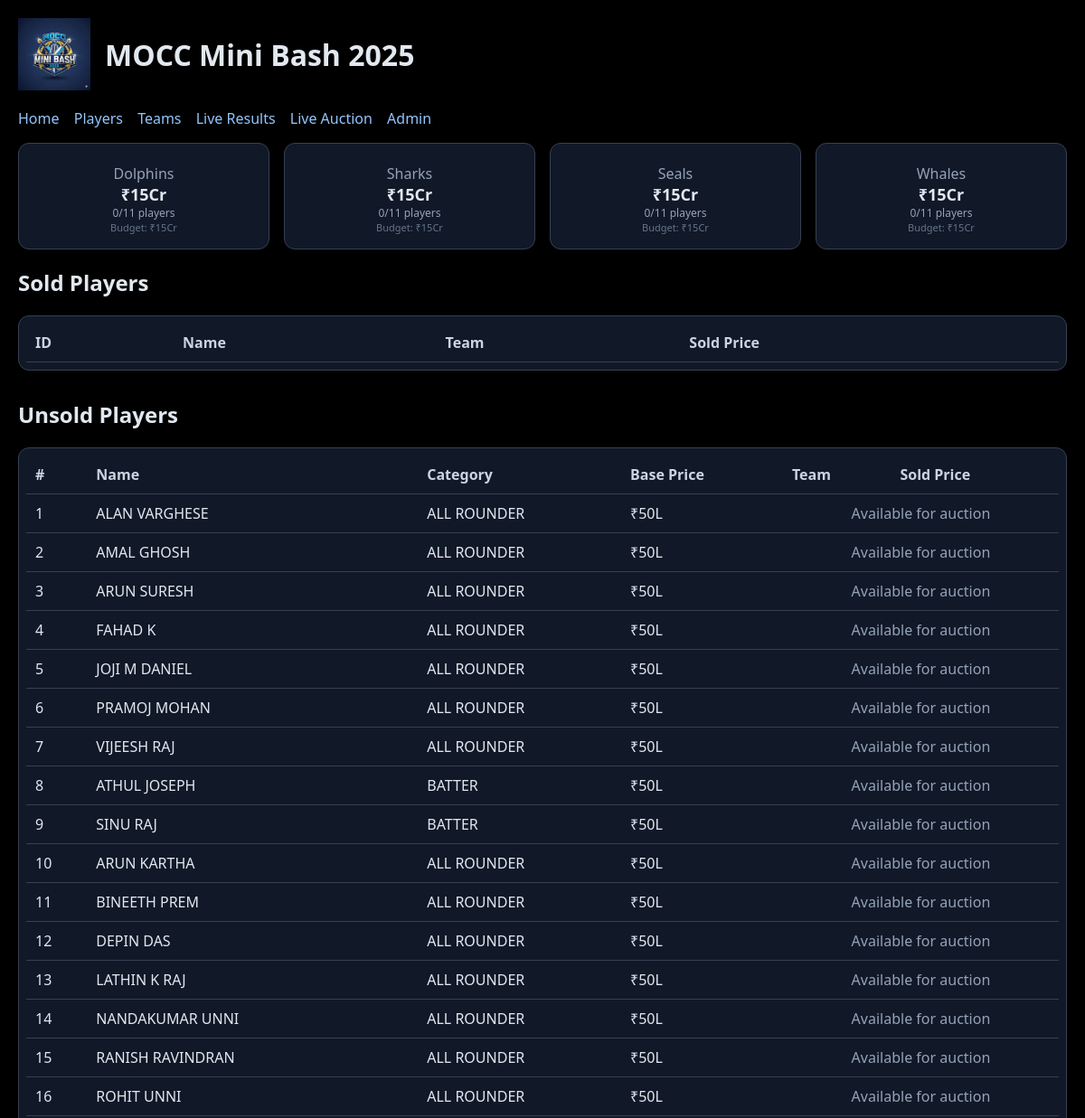
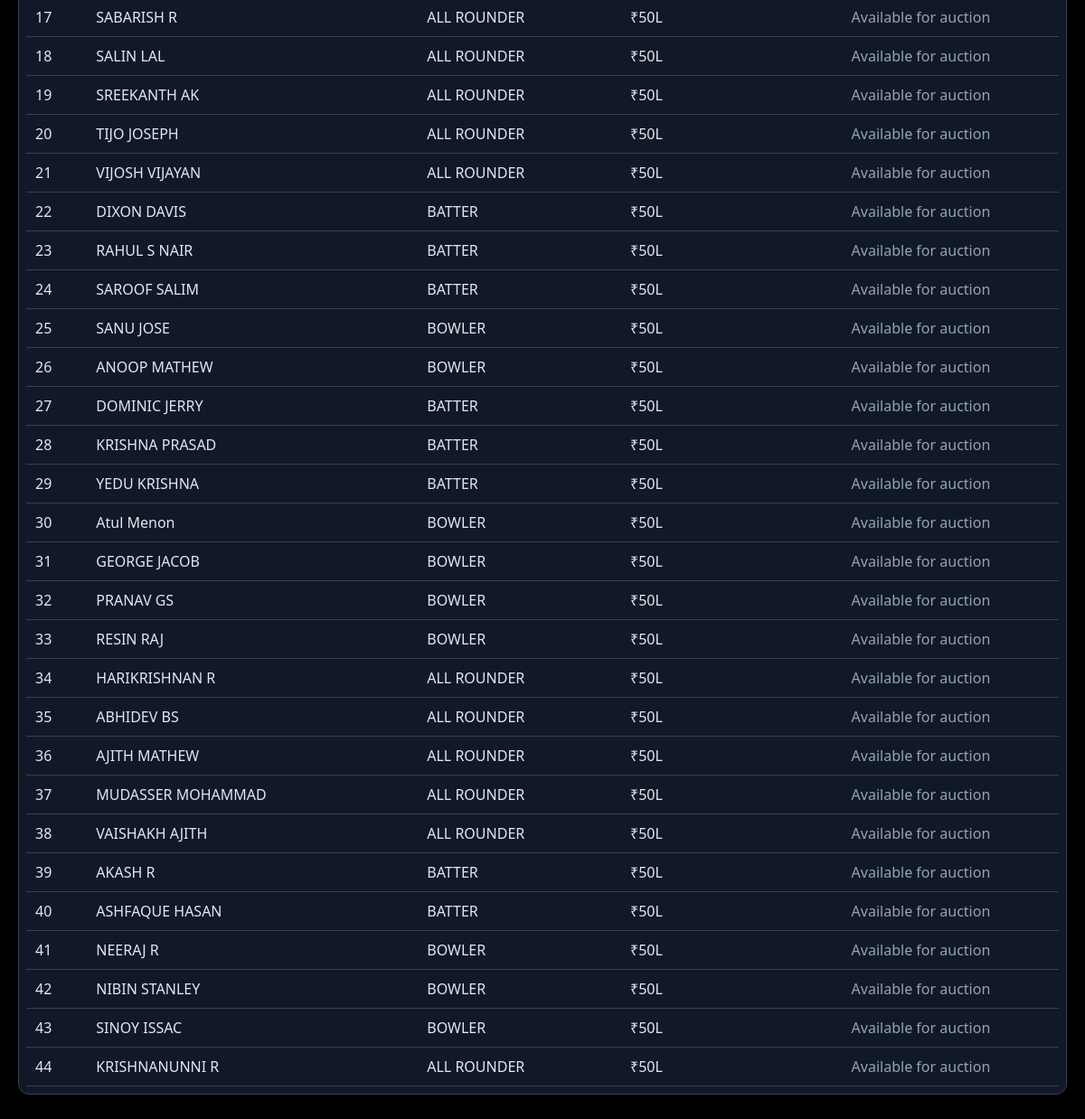
The app's page /results with its own data (2 pictures, top to bottom).
### tables this page shows
CREATE TABLE "players" (
"name" TEXT,
  "role" TEXT,
  "base_price" INTEGER,
  "age" TEXT,
  "batting_style" TEXT,
  "bowling_style" TEXT,
  "photo" TEXT,
  "player_id" INTEGER,
  "team" TEXT,
  "status" TEXT,
  "sold_price" INTEGER,
  "sold_at" TEXT
);

### app.py (the view)
@app.route("/results")
def results():
    df = load_players()
    team_spending = {}
    for team in TEAMS:
        spent = pd.to_numeric(df[df["team"] == team]["sold_price"], errors="coerce").fillna(0).sum()
        players = len(df[(df["team"] == team) & (df["status"].str.lower().isin(["sold", "captain"]))])
        min_players = 8
        team_spending[team] = {
            "spent": int(spent),
            "remaining": TEAM_BUDGET - int(spent),
            "players": players,
            "min_players": min_players
        }
    players_unsold = df[(df["status"].astype(str).str.lower() != "sold") & (df["status"].astype(str).str.lower() != "captain")].to_dict(orient="records")
    players_sold = df[df["status"].astype(str).str.lower() == "sold"].to_dict(orient="records")
    return render_template("auction.html", players_unsold=players_unsold, players_sold=players_sold, team_budgets=team_spending, total_budget=TEAM_BUDGET, is_admin=False, sold_first=True)

### app.py (called while the page is built)
def format_indian_currency(amount):
    if amount == 0:
        return "0"
    amount = int(amount)
    if amount >= 10000000:  # 1 Crore or more
        crores = amount / 10000000
        crores_rounded = round(crores + 1e-9, 2)  # tiny epsilon to avoid 1.249999
        s = f"{crores_rounded:.2f}".rstrip('0').rstrip('.')
        return f"{s}Cr"
    elif amount >= 100000:  # 1 Lakh or more
        lakhs = amount / 100000
        if lakhs == int(lakhs):
            return f"{int(lakhs)}L"
        else:
            return f"{lakhs:.1f}L"
    else:
        return f"₹{amount:,}"

@app.template_filter('dash_if_empty')
def dash_if_empty(value):
    return value if value and str(value).strip() and str(value) != 'nan' else '-'

def load_players():
    import time, traceback
    start_time = time.time()
    stack = traceback.extract_stack()
    caller = stack[-2]
    print(f"DEBUG: load_players() called from {caller.filename}:{caller.lineno} in {caller.name}()")
    conn = sqlite3.connect(DB_FILE)
    df = pd.read_sql_query("SELECT * FROM players ORDER BY player_id", conn)
    conn.close()
    df = df.fillna('')
    end_time = time.time()
    print(f"DEBUG: load_players() took {end_time - start_time:.3f} seconds, loaded {len(df)} players")
    return df

### templates/auction.html (shortened to what this page needs)
<!doctype html>
<html>
<head>
  <link rel="stylesheet" href="{{ url_for('static', filename='style.css') }}">
</head>
<body>
  <div class="container" style="max-width: 1400px !important; margin: 20px auto 40px !important; padding: 0 20px !important;">
    <div class="header">
      <img src="{{ url_for('static', filename='logo.png') }}" alt="{{ CONFIG.tournament.name }}" class="logo">
      <h1>{{ CONFIG.tournament.name }}</h1>
    </div>
    <nav style="margin-top: 20px;">
      <a href="{{ url_for('index') }}">Home</a>
      <a href="{{ url_for('players') }}">Players</a>
      <a href="{{ url_for('teams') }}">Teams</a>
      <a href="{{ url_for('results') }}">Live Results</a>
      <a href="{{ url_for('live_view') }}">Live Auction</a>
      {% if is_admin %}
        <a href="{{ url_for('player_management') }}">Manage Players</a>
        <a href="{{ url_for('tournament_settings') }}">Tournament Settings</a>
        <a href="{{ url_for('logout') }}">Logout</a>
        <form method="post" action="{{ url_for('reset_auction') }}" style="display: inline; margin-left: 12px;" onsubmit="return confirm('Reset entire auction? This will mark all players as unsold!')">
          <button type="submit" class="btn secondary" style="background: #dc2626;">Reset Auction</button>
        </form>
        <form method="post" action="{{ url_for('reset_captains') }}" style="display: inline; margin-left: 8px;" onsubmit="return confirm('Reset all captains? They will become available for auction!')">
          <button type="submit" class="btn secondary" style="background: #f59e0b;">Reset Captains</button>
        </form>
      {% else %}
        <a href="{{ url_for('admin') }}">Admin</a>
      {% endif %}
    </nav>
    <div class="grid" style="margin-bottom: 20px;">
      {% for team, budget in team_budgets.items() %}
      <div class="card">
        <div class="label">{{ team }}</div>
        <div class="metric" style="font-size: 18px;">₹{{ format_currency(budget.remaining) }}</div>
        <div style="font-size: 12px; color: #94a3b8;">{{ budget.players }}/{{ CONFIG.teams.max_players }} players</div>
        <div style="font-size: 11px; color: #64748b;">Budget: ₹{{ format_currency(total_budget) }}</div>
      </div>
      {% endfor %}
    </div>
    {% if sold_first %}
    <h2>Sold Players</h2>
    <div class="table-wrap">
      <table>
        <thead>
          <tr>
            <th>ID</th>
            <th>Name</th>
            <th>Team</th>
            <th>Sold Price</th>
          </tr>
        </thead>
      </table>
    </div>
    <h2 style="margin-top: 32px;">Unsold Players</h2>
    {% endif %}
    <div class="table-wrap">
      <table>
        <thead>
          <tr>
            <th>#</th>
            <th>Name</th>
            <th>Category</th>
            <th>Base Price</th>
            <th>Team</th>
            <th>Sold Price</th>
          </tr>
        </thead>
        <tbody>
        {% for p in players_unsold %}
          <tr data-category="{{ p.role or '' }}">
              <td>{{ loop.index }}</td>
              <td>{{ p.name|dash_if_empty }}</td>
              <td>{{ p.role|dash_if_empty }}</td>
              <td>₹{{ format_currency(p.base_price) if p.base_price not in ('', None) else '-' }}</td>
              {% if is_admin %}
              <td>
                <form method="post" style="display: inline;">
                  <input type="hidden" name="player_id" value="{{ p.player_id }}">
                  <select id="team_{{ p.player_id }}" name="team" required style="background: #0b1220; border: 1px solid #334155; color: #e2e8f0; padding: 8px; border-radius: 8px; width: 160px;">
                    <option value="">Select Team</option>
                    {% for team in teams %}
                    <option value="{{ team }}">{{ team }}</option>
                    {% endfor %}
                  </select>
                </form>
              </td>
              <td>
                <form method="post" style="display: inline;">
                  <input type="hidden" name="player_id" value="{{ p.player_id }}">
                  <select id="price_{{ p.player_id }}" name="sold_price" required style="background: #0b1220; border: 1px solid #334155; color: #e2e8f0; padding: 8px; border-radius: 8px; width: 160px;" onchange="updatePriceOptions({{ p.player_id }})">
                    <option value="">Select Price</option>
                    {% for price in get_auction_price_options(p.base_price) %}
                    <option value="{{ price }}">₹{{ format_currency(price) }}</option>
                    {% endfor %}
                  </select>
                </form>
              </td>
              <td>
                <button class="btn" onclick="sellPlayer({{ p.player_id }})">Mark Sold</button>
                <br>
                <form method="post" action="{{ url_for('set_captain') }}" style="display: inline; margin-top: 8px;">
                  <input type="hidden" name="player_id" value="{{ p.player_id }}">
                  <select name="team" required style="background: #0b1220; border: 1px solid #334155; color: #e2e8f0; padding: 4px; border-radius: 4px; font-size: 12px;">
                    <option value="">Set as Captain</option>
                    {% for team in teams %}
                    <option value="{{ team }}">{{ team }} Captain</option>
                    {% endfor %}
                  </select>
                  <button type="submit" class="btn" style="background: #f59e0b; font-size: 12px; padding: 4px 8px; margin-left: 4px;">Set</button>
                </form>
              </td>
              {% else %}
              <td colspan="3" style="text-align: center; color: #94a3b8;">Available for auction</td>
              {% endif %}
          </tr>
        {% endfor %}
        </tbody>
      </table>
    </div>
  </div>
</body>
</html>

### static/style.css (style rules this page uses)
* { box-sizing: border-box; }
body { font-family: system-ui, -apple-system, Segoe UI, Roboto, Arial, sans-serif; margin: 0; background: #000000; color: #e2e8f0; }
a { color: #93c5fd; text-decoration: none; margin-right: 12px; }
.container { max-width: 1100px; margin: 24px auto; padding: 0 16px; }
.header { display: flex; align-items: center; gap: 16px; margin-bottom: 16px; }
.logo { height: 80px; width: auto; }
h1 { margin: 0; }
nav { margin-bottom: 16px; }
.grid { display: grid; grid-template-columns: repeat(auto-fit, minmax(180px, 1fr)); gap: 16px; }
.card { background: #111827; border: 1px solid #374151; border-radius: 12px; padding: 16px; text-align: center; }
.metric { font-size: 28px; font-weight: 700; }
.label { color: #94a3b8; margin-top: 6px; }
.table-wrap { overflow-x: auto; background: #111827; border: 1px solid #374151; border-radius: 12px; padding: 8px; }
table { width: 100%; border-collapse: collapse; }
th, td { padding: 10px; border-bottom: 1px solid #374151; }
th { text-align: left; color: #cbd5e1; }

### records on screen
players: name|dash_if_empty "ALAN VARGHESE", role|dash_if_empty "ALL ROUNDER", base_price "50L"
players: name|dash_if_empty "AMAL GHOSH", role|dash_if_empty "ALL ROUNDER", base_price "50L"
players: name|dash_if_empty "ARUN SURESH", role|dash_if_empty "ALL ROUNDER", base_price "50L"
players: name|dash_if_empty "FAHAD K", role|dash_if_empty "ALL ROUNDER", base_price "50L"
players: name|dash_if_empty "JOJI M DANIEL", role|dash_if_empty "ALL ROUNDER", base_price "50L"
players: name|dash_if_empty "PRAMOJ MOHAN", role|dash_if_empty "ALL ROUNDER", base_price "50L"
players: name|dash_if_empty "VIJEESH RAJ", role|dash_if_empty "ALL ROUNDER", base_price "50L"
players: name|dash_if_empty "ATHUL JOSEPH", role|dash_if_empty "BATTER", base_price "50L"
players: name|dash_if_empty "SINU RAJ", role|dash_if_empty "BATTER", base_price "50L"
players: name|dash_if_empty "ARUN KARTHA", role|dash_if_empty "ALL ROUNDER", base_price "50L"
players: name|dash_if_empty "BINEETH PREM", role|dash_if_empty "ALL ROUNDER", base_price "50L"
players: name|dash_if_empty "DEPIN DAS", role|dash_if_empty "ALL ROUNDER", base_price "50L"
players: name|dash_if_empty "LATHIN K RAJ", role|dash_if_empty "ALL ROUNDER", base_price "50L"
players: name|dash_if_empty "NANDAKUMAR UNNI", role|dash_if_empty "ALL ROUNDER", base_price "50L"
players: name|dash_if_empty "RANISH RAVINDRAN", role|dash_if_empty "ALL ROUNDER", base_price "50L"
players: name|dash_if_empty "ROHIT UNNI", role|dash_if_empty "ALL ROUNDER", base_price "50L"
players: name|dash_if_empty "SABARISH R", role|dash_if_empty "ALL ROUNDER", base_price "50L"
players: name|dash_if_empty "SALIN LAL", role|dash_if_empty "ALL ROUNDER", base_price "50L"
players: name|dash_if_empty "SREEKANTH AK", role|dash_if_empty "ALL ROUNDER", base_price "50L"
players: name|dash_if_empty "TIJO JOSEPH", role|dash_if_empty "ALL ROUNDER", base_price "50L"
players: name|dash_if_empty "VIJOSH VIJAYAN", role|dash_if_empty "ALL ROUNDER", base_price "50L"
players: name|dash_if_empty "DIXON DAVIS", role|dash_if_empty "BATTER", base_price "50L"
players: name|dash_if_empty "RAHUL S NAIR", role|dash_if_empty "BATTER", base_price "50L"
players: name|dash_if_empty "SAROOF SALIM", role|dash_if_empty "BATTER", base_price "50L"
players: name|dash_if_empty "SANU JOSE", role|dash_if_empty "BOWLER", base_price "50L"
players: name|dash_if_empty "ANOOP MATHEW", role|dash_if_empty "BOWLER", base_price "50L"
players: name|dash_if_empty "DOMINIC JERRY", role|dash_if_empty "BATTER", base_price "50L"
players: name|dash_if_empty "KRISHNA PRASAD", role|dash_if_empty "BATTER", base_price "50L"
players: name|dash_if_empty "YEDU KRISHNA", role|dash_if_empty "BATTER", base_price "50L"
players: name|dash_if_empty "Atul Menon", role|dash_if_empty "BOWLER", base_price "50L"
players: name|dash_if_empty "GEORGE JACOB", role|dash_if_empty "BOWLER", base_price "50L"
players: name|dash_if_empty "PRANAV GS", role|dash_if_empty "BOWLER", base_price "50L"
players: name|dash_if_empty "RESIN RAJ", role|dash_if_empty "BOWLER", base_price "50L"
players: name|dash_if_empty "HARIKRISHNAN R", role|dash_if_empty "ALL ROUNDER", base_price "50L"
players: name|dash_if_empty "ABHIDEV BS", role|dash_if_empty "ALL ROUNDER", base_price "50L"
players: name|dash_if_empty "AJITH MATHEW", role|dash_if_empty "ALL ROUNDER", base_price "50L"
players: name|dash_if_empty "MUDASSER MOHAMMAD", role|dash_if_empty "ALL ROUNDER", base_price "50L"
players: name|dash_if_empty "VAISHAKH AJITH", role|dash_if_empty "ALL ROUNDER", base_price "50L"
players: name|dash_if_empty "AKASH R", role|dash_if_empty "BATTER", base_price "50L"
players: name|dash_if_empty "ASHFAQUE HASAN", role|dash_if_empty "BATTER", base_price "50L"
players: name|dash_if_empty "NEERAJ R", role|dash_if_empty "BOWLER", base_price "50L"
players: name|dash_if_empty "NIBIN STANLEY", role|dash_if_empty "BOWLER", base_price "50L"
players: name|dash_if_empty "SINOY ISSAC", role|dash_if_empty "BOWLER", base_price "50L"
players: name|dash_if_empty "KRISHNANUNNI R", role|dash_if_empty "ALL ROUNDER", base_price "50L"

### other values on screen
{{ CONFIG.tournament.name }} "MOCC Mini Bash 2025"
{{ team }} "Dolphins" "Sharks" "Seals" "Whales"
{{ budget.players }} "0" "0" "0" "0"
{{ CONFIG.teams.max_players }} "11" "11" "11" "11"
